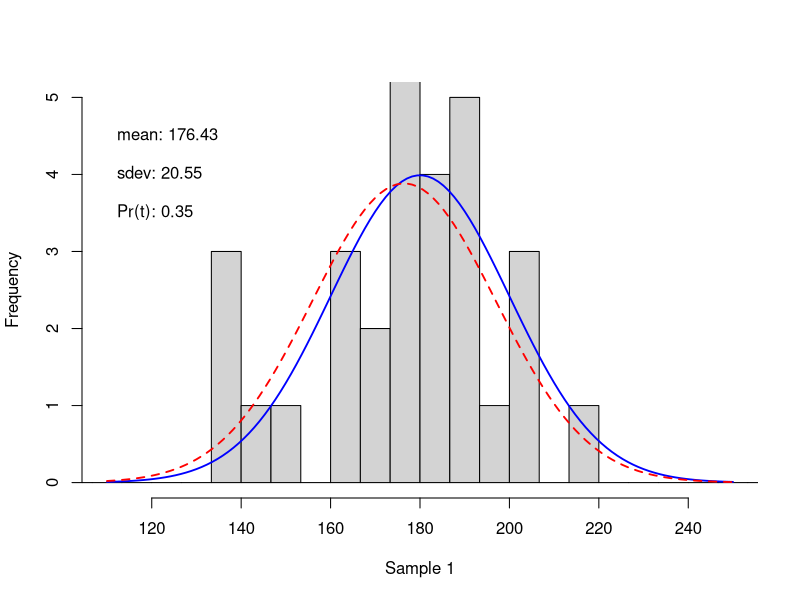

This chart was generated by the following R code:

## visualize the variability of small random samples

# Sample size
n <- 30
# parameters of the normal distribution
mu <- 180; sd <- 20
# set up graphic display
par(mfrow=c(1, 1))
# number of sd's for histogram display
sdd <- 3.5
# compute bin width from sd and the number of bars 
bin.width=sd/3
# scale x-axis
x.min <- mu-(sdd*sd); x.max <- mu+(sdd*sd)
# scale y-axis
y.max <- n*0.5*bin.width/sd
# compute and display the graph
v <- rnorm(n, mu, sd)
hist(v, xlim=c(x.min,x.max), ylim=c(0, y.max),
breaks = seq(mu-5*sd, mu+5*sd, by=bin.width),
main="", xlab=paste("Sample 1"));
x <- seq(x.min, x.max, length=120)
# true normal distribution
points(x,dnorm(x, mu, sd)*(n*bin.width),
type="l", col="blue", lty=1, lwd=1.8)
# distribution estimated from sample
points(x,dnorm(x, mean(v), sd(v))*(n*bin.width),
type="l", col="red", lty=2, lwd=1.8)
# print sample params and Pr(t)
text(x.min, 0.9*y.max, paste("mean:", round(mean(v),2)),pos=4)
text(x.min, 0.8*y.max, paste("sdev:", round(sd(v),2)),pos=4)
text(x.min, 0.7*y.max,
paste("Pr(t):", round((t.test(v, mu=mu))$p.value,2)),pos=4)
# clean up
par(mfrow=c(1,1))
rm(n, mu, sd, v, sdd, bin.width, x.min, x.max, y.max, x)
